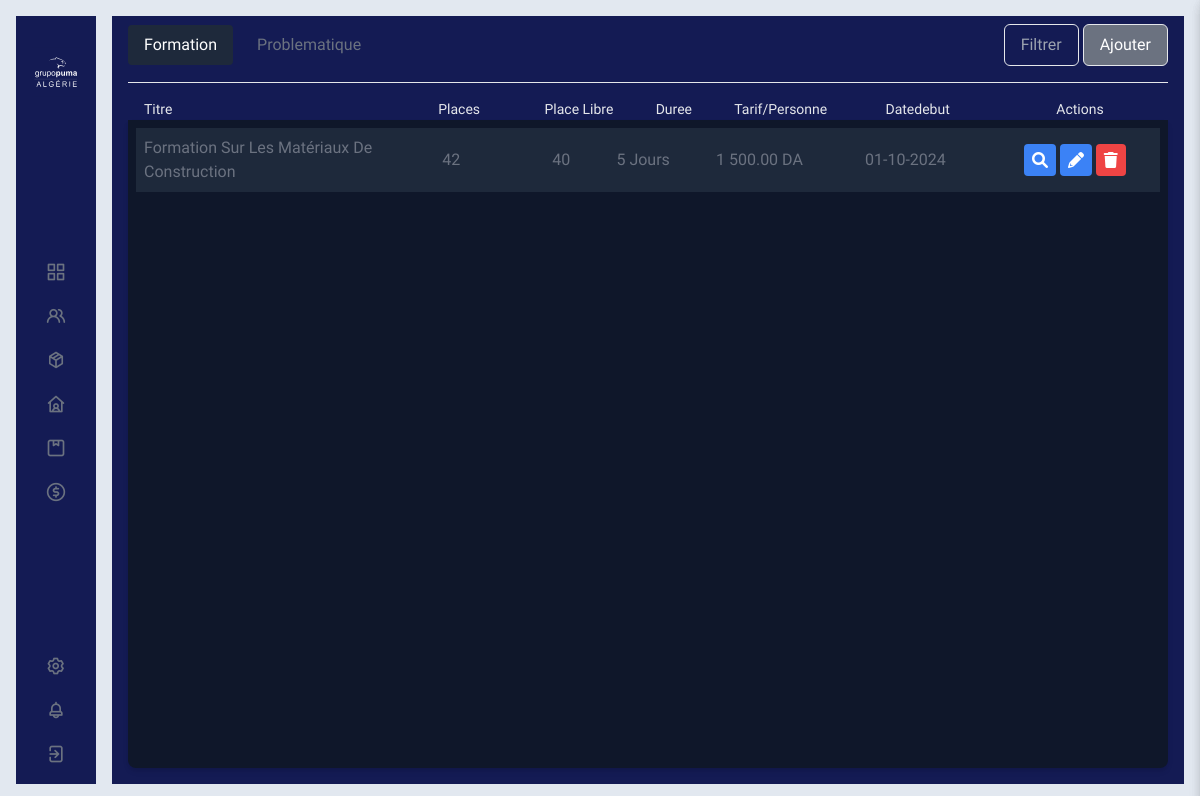
The page /formation/ (signed in) on the database its author committed.
### Formation/models.py (models this page shows)
class Formation(models.Model):
    id = models.AutoField(primary_key=True)
    titre = models.CharField(max_length=100)
    nbrplace = models.IntegerField()
    duree = models.IntegerField()
    tarif = models.FloatField()
    datedebut = models.DateField()
    dateajout = models.DateField(auto_now_add=True)
    def place_restante(self):
        total_nbrelem = FormationSingup.objects.filter(formation=self).aggregate(total=Sum('nbrelem'))['total'] or 0
        return max(self.nbrplace - total_nbrelem, 0)

### Formation/views.py (the view)
# urls.py: path('', FormView, name='formation'),
@login_required
def FormView(request):
    listmodules  = list(
        set(request.user.user_permissions.values_list('content_type_id', flat=True))
    )
    listeauth = list(
        set(
            Permission.objects.filter(user=request.user, content_type = 24).values_list('id', flat=True)
        )
    )
    formations = Formation.objects.all()
    return render(request, "Pumal/Formations.html", {
        "formations": formations,
        "listeauth": listeauth,
        "listmodules": listmodules,
    })

### PumaDist/templatetags/mes_tags.py (called while the page is built)
def floate_redefined(value):
    try:
        c ='%.2f' %float(value)
        a = str(c).split(".")
        b = intcomma(int(a[0])).replace(',', ' ')
        d = str(b)+'.'+str(a[1])
        return d
    except Exception:
        pass

### templates/Pumal/Formations.html (shortened to what this page needs)
{% extends "baseNew.html" %}
{% load mes_tags %}
{% load static %}
{% block content %}
    <div class="w-full h-full backprimer px-4 pb-4 flex flex-col">
        <div class="flex justify-between items-center pt-4 mb-4" style="margin-top: -8px">
            <div class="flex gap-2">
                <div>
                    <a href="{% url 'formation' %}"
                       class="block px-4 py-2 actualprimer rounded">Formation</a>
                </div>
                <div>
                    <a href="{% url 'problematique' %}" class="block px-4 py-2 hoverprimer rounded">Problematique</a>
                </div>
            </div>
            <div>
                <button id="filterButton" class="btn capitalize backprimer px-4 py-2 border border-slate-300 text-gray-400
                    hover:bg-blue-900 hover:border-slate-400 rounded-md">Filtrer
                </button>
                {% if 65 in listeauth %}
                    <button id="addButton" class="btn capitalize backprimer px-4 py-2 border border-slate-300 text-gray-400
                        hover:bg-blue-900 hover:border-slate-400 rounded-md">Ajouter
                    </button>
                {% else %}
                    <button class="btn capitalize bg-gray-500 text-white px-4 py-2 border rounded-md cursor-not-allowed">
                        Ajouter
                    </button>
                {% endif %}
            </div>
        </div>
        <hr/>
        <div class="pt-4">
            <div class="flex items-center justify-between text-gray-600 font-semibold px-4 defaultboldval">
                <div class="w-1/4 capitalize">titre</div>
                <div class="w-16 capitalize">places</div>
                <div class="capitalize">place libre</div>
                <div class="capitalize">duree</div>
                <div class="capitalize">tarif/personne</div>
                <div class="capitalize px-4">datedebut</div>
                <div class="w-36 capitalize px-4 text-center">Actions</div>
            </div>
        </div>
        <div class="flex-grow shadow-md rounded-b-lg backslateprime p-2 overflow-y-auto">
            {% for elem in formations %}
                <div class="flex items-center justify-between p-2 backslateslite flex-none mb-2">
                    <div class="w-1/4 capitalize">{{ elem.titre }}</div>
                    <div class="w-16 capitalize">{{ elem.nbrplace }}</div>
                    <div class="capitalize">{{ elem.place_restante }}</div>
                    <div class="capitalize">{{ elem.duree }} Jours</div>
                    <div class="capitalize text-right">{{ elem.tarif|floate_redefined }} DA</div>
                    <div class="capitalize px-4">{{ elem.datedebut|date:"d-m-Y" }}</div>
                    <div class="w-36 capitalize px-4">
                        <button id="viewButton" class="viewButton bg-blue-500 text-white p-2 rounded"
                                data-identifiant="{{ elem.id }}" data-etat="{{ elem.etat }}">
                            <i class="fas fa-search"></i>
                        </button>
                        <button id="editButton" class="editButton bg-blue-500 text-white p-2 rounded"
                                data-identifiant="{{ elem.id }}">
                            <i class="fas fa-pencil-alt" onclick=""></i>
                        </button>
                        <button class="bg-red-500 text-white p-2 rounded delete-btn"
                                data-identifiant="{{ elem.id }}">
                            <i class="fas fa-trash"></i>
                        </button>
                    </div>
                </div>
            {% endfor %}
        </div>
    </div>
{% endblock %}

### rows shown on the page
Formation: titre "Formation Sur Les Matériaux De Construction", nbrplace "42", place_restante "40", duree "5", tarif "1 500.00", datedebut "01-10-2024"
